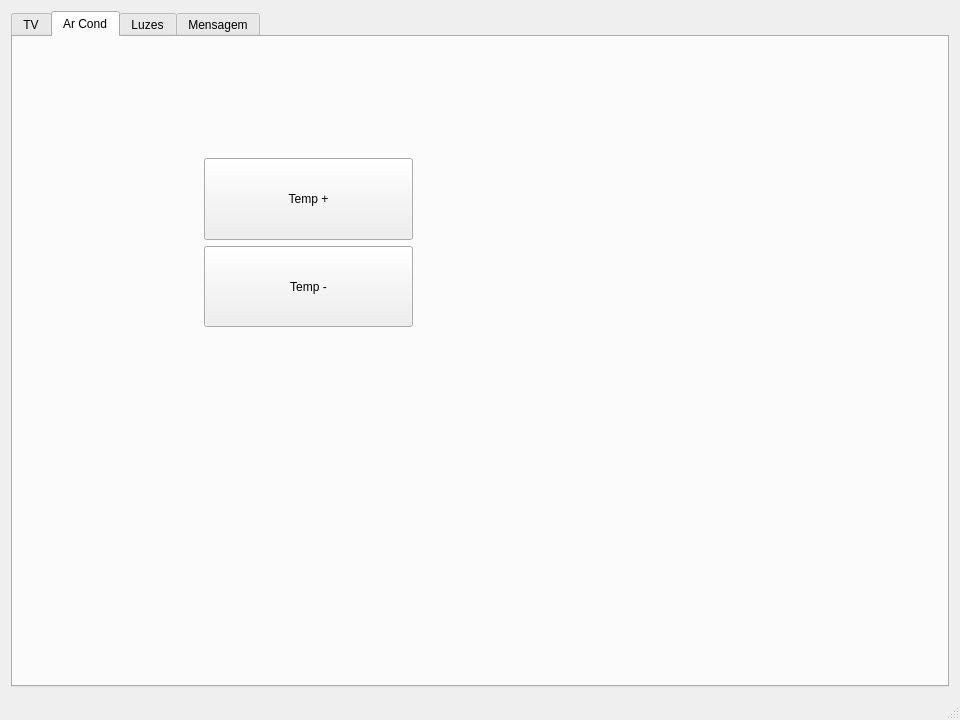
<?xml version="1.0" encoding="UTF-8"?>
<ui version="4.0">
 <class>MainWindow</class>
 <widget class="QMainWindow" name="MainWindow">
  <property name="geometry">
   <rect>
    <x>0</x>
    <y>0</y>
    <width>960</width>
    <height>720</height>
   </rect>
  </property>
  <property name="windowTitle">
   <string>MainWindow</string>
  </property>
  <widget class="QWidget" name="centralWidget">
   <layout class="QVBoxLayout" name="verticalLayout">
    <item>
     <widget class="QTabWidget" name="tabWidget">
      <property name="maximumSize">
       <size>
        <width>960</width>
        <height>720</height>
       </size>
      </property>
      <property name="currentIndex">
       <number>1</number>
      </property>
      <property name="iconSize">
       <size>
        <width>160</width>
        <height>50</height>
       </size>
      </property>
      <widget class="QWidget" name="tv_tab">
       <attribute name="icon">
        <iconset resource="resource.qrc">
         <normaloff>:/new/prefix1/scanner.png</normaloff>:/new/prefix1/scanner.png</iconset>
       </attribute>
       <attribute name="title">
        <string>TV</string>
       </attribute>
      </widget>
      <widget class="QWidget" name="ar_tab">
       <attribute name="icon">
        <iconset resource="resource.qrc">
         <normaloff>:/new/prefix1/002-cold.png</normaloff>:/new/prefix1/002-cold.png</iconset>
       </attribute>
       <attribute name="title">
        <string>Ar Cond</string>
       </attribute>
       <widget class="QWidget" name="">
        <property name="geometry">
         <rect>
          <x>180</x>
          <y>110</y>
          <width>231</width>
          <height>191</height>
         </rect>
        </property>
        <layout class="QGridLayout" name="gridLayout">
         <item row="0" column="0">
          <widget class="QPushButton" name="pushButton_2">
           <property name="sizePolicy">
            <sizepolicy hsizetype="Minimum" vsizetype="Preferred">
             <horstretch>0</horstretch>
             <verstretch>0</verstretch>
            </sizepolicy>
           </property>
           <property name="text">
            <string>Temp +</string>
           </property>
           <property name="icon">
            <iconset resource="resource.qrc">
             <normaloff>:/new/prefix1/003-heat.png</normaloff>:/new/prefix1/003-heat.png</iconset>
           </property>
          </widget>
         </item>
         <item row="1" column="0">
          <widget class="QPushButton" name="pushButton">
           <property name="sizePolicy">
            <sizepolicy hsizetype="Minimum" vsizetype="Preferred">
             <horstretch>0</horstretch>
             <verstretch>0</verstretch>
            </sizepolicy>
           </property>
           <property name="text">
            <string>Temp -</string>
           </property>
           <property name="icon">
            <iconset resource="resource.qrc">
             <normaloff>:/new/prefix1/002-cold.png</normaloff>:/new/prefix1/002-cold.png</iconset>
           </property>
          </widget>
         </item>
        </layout>
       </widget>
      </widget>
      <widget class="QWidget" name="light_tab">
       <attribute name="icon">
        <iconset resource="resource.qrc">
         <normaloff>:/new/prefix1/inspiration.png</normaloff>:/new/prefix1/inspiration.png</iconset>
       </attribute>
       <attribute name="title">
        <string>Luzes</string>
       </attribute>
      </widget>
      <widget class="QWidget" name="msg_tab">
       <attribute name="icon">
        <iconset resource="resource.qrc">
         <normaloff>:/new/prefix1/mobile-app.png</normaloff>:/new/prefix1/mobile-app.png</iconset>
       </attribute>
       <attribute name="title">
        <string>Mensagem</string>
       </attribute>
      </widget>
     </widget>
    </item>
   </layout>
  </widget>
  <widget class="QMenuBar" name="menuBar">
   <property name="geometry">
    <rect>
     <x>0</x>
     <y>0</y>
     <width>960</width>
     <height>22</height>
    </rect>
   </property>
  </widget>
  <widget class="QStatusBar" name="statusBar"/>
 </widget>
 <layoutdefault spacing="6" margin="11"/>
 <resources>
  <include location="resource.qrc"/>
 </resources>
 <connections/>
</ui>
